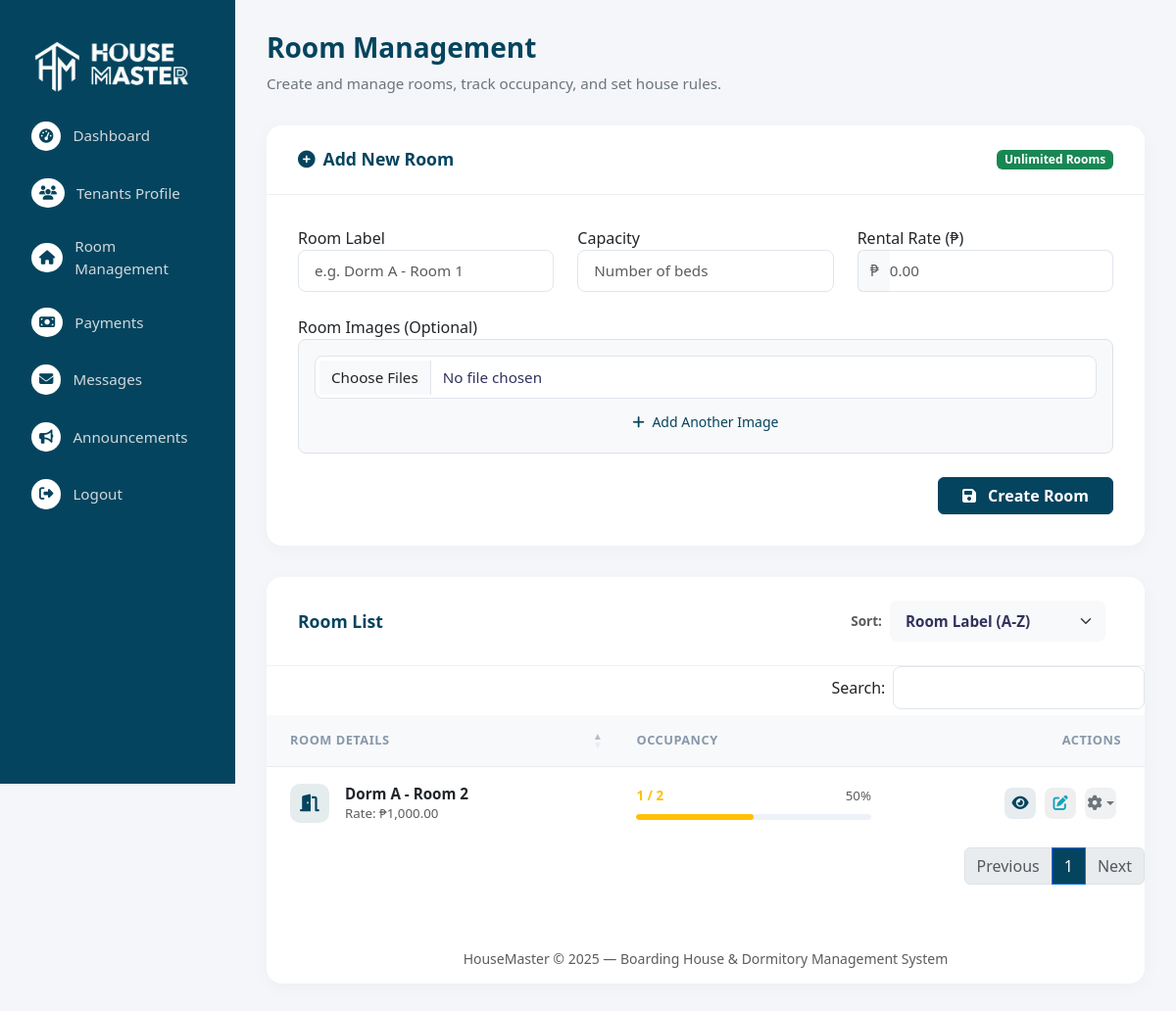
Screenshot of /admin/rooms.php (signed in) with the database file from the repository.
### tables this page shows
CREATE TABLE `rooms` (
  `id` int(11) NOT NULL,
  `room_label` varchar(100) NOT NULL,
  `capacity` int(11) NOT NULL,
  `rental_rate` decimal(10,2) NOT NULL,
  `notice` text DEFAULT NULL,
  `room_code` varchar(20) DEFAULT NULL,
  `created_at` timestamp NOT NULL DEFAULT current_timestamp(),
  `boarding_code` varchar(20) DEFAULT NULL
);

### admin/rooms.php (the view, shortened to what this page needs)
<?php
require_once 'header.php';
$boarding_code = $_SESSION['boarding_code'];
$plan_stmt = $conn->prepare("SELECT p.max_rooms, p.name as plan_name FROM admins a JOIN subscription_plans p ON a.selected_plan_id = p.id WHERE a.boarding_code = ?");
$plan_stmt->bind_param("s", $boarding_code);
$plan_stmt->execute();
$plan_data = $plan_stmt->get_result()->fetch_assoc();
$max_rooms = $plan_data['max_rooms'] ?? 0;
$plan_name = $plan_data['plan_name'] ?? 'Standard';
$count_stmt = $conn->prepare("SELECT COUNT(*) as total FROM rooms WHERE boarding_code = ?");
$count_stmt->bind_param("s", $boarding_code);
$count_stmt->execute();
$current_rooms = $count_stmt->get_result()->fetch_assoc()['total'];
$all_rooms_stmt = $conn->prepare("
    SELECT r.*,
           (SELECT COUNT(tr.id) FROM tenant_rooms tr JOIN tenants t ON tr.tenant_id = t.id WHERE tr.room_id = r.id AND t.status = 'active') AS tenants
    FROM rooms r
    WHERE r.boarding_code = ?
    GROUP BY r.id
    ORDER BY r.created_at DESC");
$all_rooms_stmt->bind_param("s", $boarding_code);
$all_rooms_stmt->execute();
$all_rooms = $all_rooms_stmt->get_result();
?>
<!DOCTYPE html>
<html lang="en">
<head>
<link rel="stylesheet" href="https://cdn.jsdelivr.net/npm/bootstrap@5.3.2/dist/css/bootstrap.min.css">
<link rel="stylesheet" href="https://cdnjs.cloudflare.com/ajax/libs/font-awesome/6.5.0/css/all.min.css">
<link rel="stylesheet" href="side.css">
<link rel="stylesheet" type="text/css" href="https://cdn.datatables.net/1.10.24/css/dataTables.bootstrap5.min.css">
</head>
<body>
<?php include("navbar.php"); ?>
<div class="main">
    <div class="page-header">
        <h3 class="page-title">Room Management</h3>
        <p class="page-subtitle">Create and manage rooms, track occupancy, and set house rules.</p>
    </div>
    <div class="row">
        <div class="col-12">
    <?php if (!in_array($account_status, ['pending', 'restricted'])): ?>
        <div class="content-card">
            <div class="content-card-header">
                <h5 class="card-title-text"><i class="fas fa-plus-circle me-2"></i>Add New Room</h5>
                <?php if ($max_rooms > 0): ?>
                    <span class="badge bg-<?php echo ($current_rooms >= $max_rooms) ? 'danger' : 'info'; ?>">
                        <?php echo $current_rooms . ' / ' . $max_rooms; ?> Rooms Used
                    </span>
                <?php else: ?>
                    <span class="badge bg-success">Unlimited Rooms</span>
                <?php endif; ?>
            </div>
            <div class="card-body">
                <?php if ($max_rooms > 0 && $current_rooms >= $max_rooms): ?>
                    <div class="alert alert-warning mb-0">
                        <i class="fas fa-lock me-2"></i> You have reached the room limit for the <strong><?php echo htmlspecialchars($plan_name); ?></strong> plan.
                    </div>
                <?php else: ?>
                <form method="POST" action="rooms.php" enctype="multipart/form-data">
                    <div class="row g-4">
                        <div class="col-md-4">
                            <label>Room Label</label>
                            <input type="text" name="room_label" class="form-control" placeholder="e.g. Dorm A - Room 1" required>
                        </div>
                        <div class="col-md-4">
                            <label>Capacity</label>
                            <input type="number" name="capacity" class="form-control" min="1" placeholder="Number of beds" required>
                        </div>
                        <div class="col-md-4">
                            <label>Rental Rate (₱)</label>
                            <div class="input-group">
                                <span class="input-group-text bg-light border-end-0 text-muted">₱</span>
                                <input type="number" step="0.01" name="rental_rate" class="form-control border-start-0 ps-0" placeholder="0.00" required>
                            </div>
                        </div>
                        <div class="col-12">
                            <label>Room Images (Optional)</label>
                            <div class="p-3 bg-light rounded-3 border border-dashed text-center">
                                <div id="add_room_images_container">
                                    <input type="file" name="room_images[]" class="form-control" accept="image/*" multiple>
                                </div>
                                <button type="button" class="btn btn-sm btn-link text-decoration-none mt-2" onclick="addFileInput('add_room_images_container', 'room_images[]')">
                                    <i class="fas fa-plus me-1"></i> Add Another Image
                                </button>
                            </div>
                        </div>
                    </div>
                    <div class="mt-4 text-end">
                        <button type="submit" name="add_room" class="btn btn-primary px-4 fw-bold"><i class="fas fa-save me-2"></i> Create Room</button>
                    </div>
                </form>
                <?php endif; ?>
            </div>
        </div>
    <?php endif; ?>
        </div>
    </div>
    <div class="content-card">
        <div class="content-card-header">
            <h5 class="card-title-text">Room List</h5>
            <div class="d-flex align-items-center">
                <div class="d-flex align-items-center me-2">
                    <label for="sortControl" class="form-label mb-0 me-2 small text-muted">Sort:</label>
                    <select id="sortControl" class="form-select form-select-sm border-0 bg-light" style="width: auto; font-weight: 600;">
                            <option value="0-asc">Room Label (A-Z)</option>
                        </select>
                    </div>
                </div>
        </div>
        <div class="table-responsive">
            <table id="roomsTable" class="table mb-0">
                <thead>
                        <tr>
                            <th>Room Details</th>
                            <th>Occupancy</th>
                        <th class="text-end">Actions</th>
                        </tr>
                    </thead>
                    <tbody>
                        <?php $i=1; while ($row = $all_rooms->fetch_assoc()): ?>
                            <tr>
                            <td>
                                <div class="d-flex align-items-center">
                                    <div class="icon-circle bg-blue-soft me-3">
                                        <i class="fas fa-door-open"></i>
                                    </div>
                                    <div>
                                        <div class="fw-bold text-dark"><?php echo htmlspecialchars($row['room_label']); ?></div>
                                        <div class="small text-muted">Rate: ₱<?php echo number_format($row['rental_rate'], 2); ?></div>
                                    </div>
                                </div>
                            </td>
                                <?php
                                    $tenants = (int)$row['tenants'];
                                    $capacity = (int)$row['capacity'];
                                    $occupancy_percentage = ($capacity > 0) ? ($tenants / $capacity) * 100 : 0;
                                    $progress_color = 'bg-success';
                                    if ($occupancy_percentage >= 90) {
                                        $progress_color = 'bg-danger';
                                    } elseif ($occupancy_percentage >= 50) {
                                        $progress_color = 'bg-warning';
                                    }
                                ?>
                                <td data-sort="<?php echo $occupancy_percentage; ?>">
                                <div class="occupancy-wrapper">
                                    <div class="d-flex justify-content-between small mb-1">
                                        <span class="fw-bold <?php echo str_replace('bg-', 'text-', $progress_color); ?>"><?php echo $tenants; ?> / <?php echo $capacity; ?></span>
                                        <span class="text-muted"><?php echo round($occupancy_percentage); ?>%</span>
                                    </div>
                                    <div class="progress">
                                            <div class="progress-bar <?php echo $progress_color; ?>" role="progressbar" style="width: <?php echo $occupancy_percentage; ?>%;" aria-valuenow="<?php echo $occupancy_percentage; ?>" aria-valuemin="0" aria-valuemax="100"></div>
                                        </div>
                                    </div>
                                </td>
                            <td class="text-end">
                                <button class="btn-icon btn-view" title="View Details" data-bs-toggle="modal" data-bs-target="#roomDetailsModal<?php echo $row['id']; ?>"><i class="fas fa-eye"></i></button>
                                        <?php if (!in_array($account_status, ['pending', 'restricted'])): ?>
                                <button class="btn-icon btn-edit" title="Edit Room" data-bs-toggle="modal" data-bs-target="#editRoomModal<?php echo $row['id']; ?>"><i class="fas fa-edit"></i></button>
                                <div class="d-inline-block dropdown">
                                    <button type="button" class="btn-icon btn-manage dropdown-toggle" data-bs-toggle="dropdown" aria-expanded="false" title="Manage Room"><i class="fas fa-cog"></i></button>
                                        </div>
                                        <?php endif; ?>
                                </td>
                            </tr>
                        <?php endwhile; ?>
                    </tbody>
                </table>
            </div>
    <footer class="mt-5 text-center text-muted small">HouseMaster © 2025 — Boarding House & Dormitory Management System</footer>
</body>
</html>

### admin/side.css (style rules this page uses)
body { background-color: #f5f7fa; font-family: 'Segoe UI', sans-serif; margin: 0; padding: 0; }
.main { margin-left: 240px; padding: 20px; }
footer { margin-top: 40px; padding: 15px; text-align: center; color: #777; font-size: 0.9rem; }

### admin/rooms.php (style rules this page uses)
:root { --primary-color: #05445E; --secondary-color: #189AB4; --accent-color: #75E6DA; --light-bg: #f4f6f9; }
body { background-color: var(--light-bg); font-family: 'Segoe UI', Tahoma, Geneva, Verdana, sans-serif; }
.btn-link { --bs-btn-font-weight: 400; --bs-btn-color: #05445E; --bs-btn-bg: transparent; --bs-btn-border-color: transparent; --bs-btn-hover-color: #05445E; --bs-btn-hover-border-color: transparent; --bs-btn-active-color: #05445E; --bs-btn-active-border-color: transparent; --bs-btn-disabled-color: #6c757d; --bs-btn-disabled-border-color: transparent; --bs-btn-box-shadow: 0 0 0 #000; --bs-btn-focus-shadow-rgb: 49, 132, 253; text-decoration: underline; }
.main { padding: 2rem; }
.page-header { margin-bottom: 2rem; }
.page-title { color: var(--primary-color); font-weight: 800; font-size: 1.75rem; margin-bottom: 0.5rem; }
.page-subtitle { color: #6c757d; font-size: 0.95rem; }
.content-card { border: none; border-radius: 16px; box-shadow: 0 4px 20px rgba(0,0,0,0.03); background: #fff; overflow: hidden; margin-bottom: 2rem; }
.content-card-header { background: #fff; padding: 1.5rem 2rem; border-bottom: 1px solid #f0f0f0; display: flex; justify-content: space-between; align-items: center; }
.card-title-text { font-weight: 700; color: var(--primary-color); font-size: 1.1rem; margin: 0; }
.card-body { padding: 2rem; }
.form-label { font-weight: 600; font-size: 0.85rem; color: #525f7f; margin-bottom: 0.4rem; }
.form-control, .form-select { border: 1px solid #e0e6ed; border-radius: 8px; padding: 0.6rem 1rem; font-size: 0.95rem; color: #32325d; transition: all 0.2s; }
.table thead th { background-color: #f8f9fa; color: #8898aa; font-weight: 600; font-size: 0.8rem; text-transform: uppercase; letter-spacing: 0.5px; border-bottom: 1px solid #e9ecef; padding: 1rem 1.5rem; }
.table tbody td { padding: 1rem 1.5rem; vertical-align: middle; border-bottom: 1px solid #f0f0f0; color: #525f7f; font-size: 0.95rem; }
.table tbody tr:last-child td { border-bottom: none; }
.icon-circle { width: 40px; height: 40px; border-radius: 10px; display: flex; align-items: center; justify-content: center; font-size: 1.1rem; }
.bg-blue-soft { background-color: rgba(5, 68, 94, 0.1); color: #05445E; }
.occupancy-wrapper { min-width: 140px; }
.progress { height: 6px; border-radius: 10px; background-color: #edf2f9; margin-top: 8px; }
.progress-bar { border-radius: 10px; }
.btn-icon { width: 32px; height: 32px; padding: 0; display: inline-flex; align-items: center; justify-content: center; border-radius: 8px; transition: all 0.2s; margin-right: 5px; border: none; }
.btn-view { color: var(--primary-color); background: rgba(5, 68, 94, 0.1); }
.btn-edit { color: #17a2b8; }
.btn-manage { color: #6c757d; background: rgba(108, 117, 125, 0.1); }
.btn-primary { background-color: var(--primary-color); border-color: var(--primary-color); }

### rows the page displays
rooms: room_label "Dorm A - Room 2", rental_rate "1,000.00", tenants "1", capacity "2", occupancy_percentage "50"
